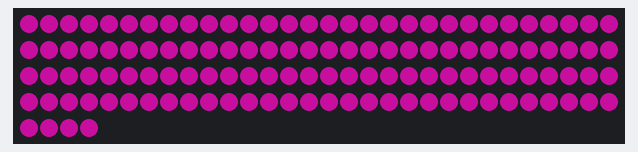
This sketch was run on a simulated Arduino Uno, built with avr-gcc and run on an emulated ATmega328P. On the bench: 124 RGB LEDs in strip order, left to right, continuing on the next row. Dim RGB values are drawn brighter than linear.

Above: at 0.1 s.

The sketch:

LED-strip-Purple-Code.ino
```cpp
#include <Adafruit_NeoPixel.h>


#define LED_PIN    6


#define NUM_PIXELS 124


Adafruit_NeoPixel pixels(NUM_PIXELS, LED_PIN, NEO_GRB + NEO_KHZ800);


#define BRIGHTNESS 100


void setup() {

  pixels.begin();

  pixels.setBrightness(BRIGHTNESS);


  pixels.show();
}


void loop() {
  // --- Set all pixels to white ---

  pixels.fill(pixels.Color(250, 20, 200));

  pixels.show();

}
```
